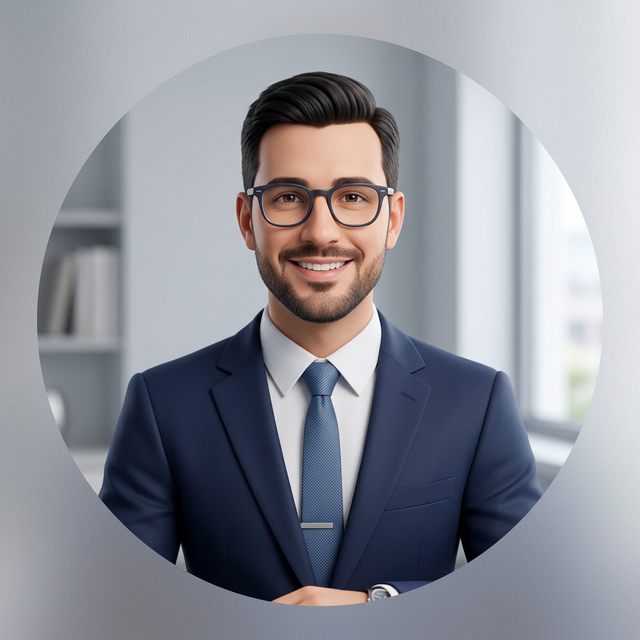
#> input picture assets/john_doe.png, 640 x 640 px
$ python -i document.py   (imports and definitions only)
#> lines starting #> are read from the running program, lines starting #| are printed output that depends on the picture
#> further down, picture is the input picture: shape (640, 640, 3); mean B, G, R 152.6, 144.2, 141.9
"""
ID Document face extraction.
Detects and extracts the face photo from identity documents
(passport, national ID, driver's license).
"""

import cv2
import numpy as np
import logging
from typing import Optional
from .face_engine import FaceEngine

logger = logging.getLogger(__name__)


# [46 lines that did not run here, left out]


# [34 lines that did not run here, left out]


def _enhance_face_for_embedding(face_crop: np.ndarray) -> np.ndarray:
    """
    Gently upscale a small ID face crop so InsightFace has enough pixels.
    Heavy preprocessing (denoising, sharpening, strong CLAHE) hurts cross-domain
    similarity with live selfies — the model handles moderate variation well on its own.
    """
    h, w = face_crop.shape[:2]

    # Upscale only if really small (InsightFace internally resizes to 112×112)
    target = 224
    if min(h, w) < target:
        scale = target / min(h, w)
        face_crop = cv2.resize(face_crop, None, fx=scale, fy=scale,
                               interpolation=cv2.INTER_LANCZOS4)

    return face_crop


def _enhance_contrast(image: np.ndarray) -> np.ndarray:
    """Apply CLAHE contrast enhancement."""
    lab = cv2.cvtColor(image, cv2.COLOR_BGR2LAB)
#> lab: shape (640, 640, 3); mean of channels 0, 1, 2 150.2, 129.4, 123
    l_channel = lab[:, :, 0]
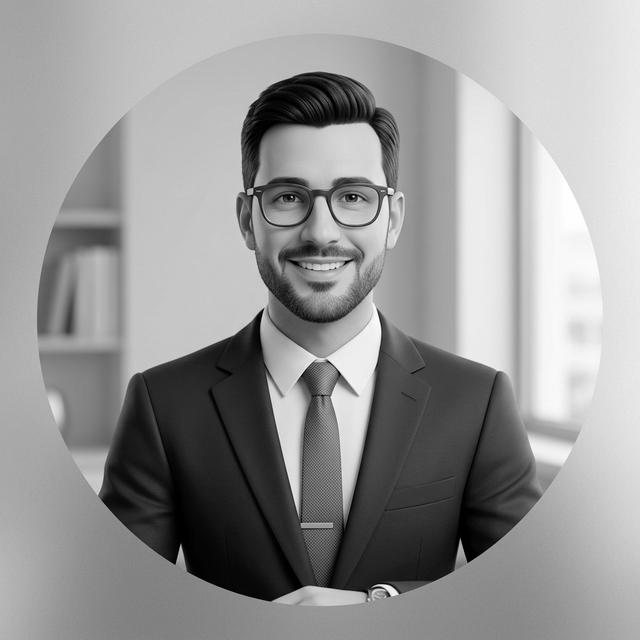
#> l_channel: shape (640, 640); min 0, max 255, mean 150.2
    clahe = cv2.createCLAHE(clipLimit=3.0, tileGridSize=(8, 8))
    lab[:, :, 0] = clahe.apply(l_channel)
#> lab: shape (640, 640, 3); mean of channels 0, 1, 2 148.9, 129.4, 123
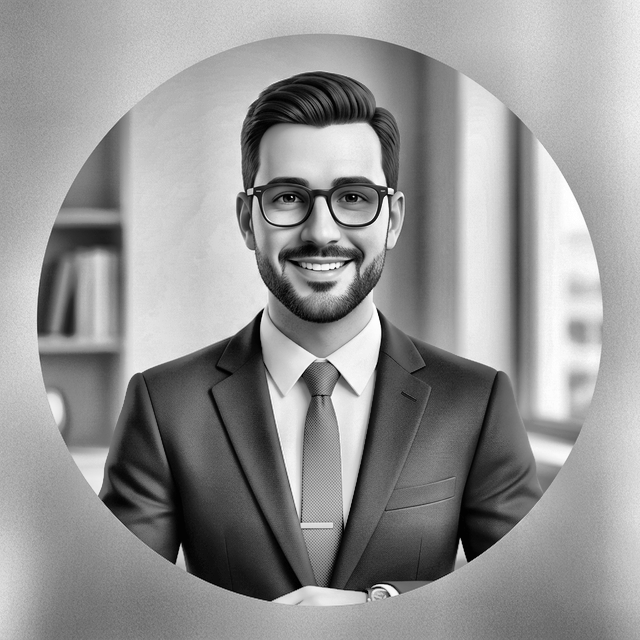
#> l_channel: shape (640, 640); min 0, max 255, mean 148.9
    return cv2.cvtColor(lab, cv2.COLOR_LAB2BGR)
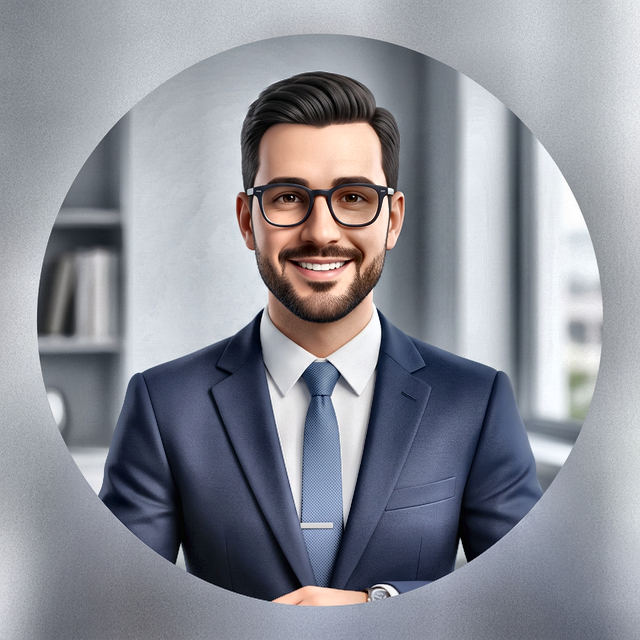
#> returned value: shape (640, 640, 3); mean B, G, R 151, 142.5, 140.2


# [9 lines left out: function _rotate_image, not called in this run]


def _face_area(bbox: np.ndarray) -> float:
    x1, y1, x2, y2 = bbox[:4]
    return (x2 - x1) * (y2 - y1)

>>> import cv2
>>> picture = cv2.imread('../../assets/john_doe.png')
>>> result = _enhance_contrast(picture)
